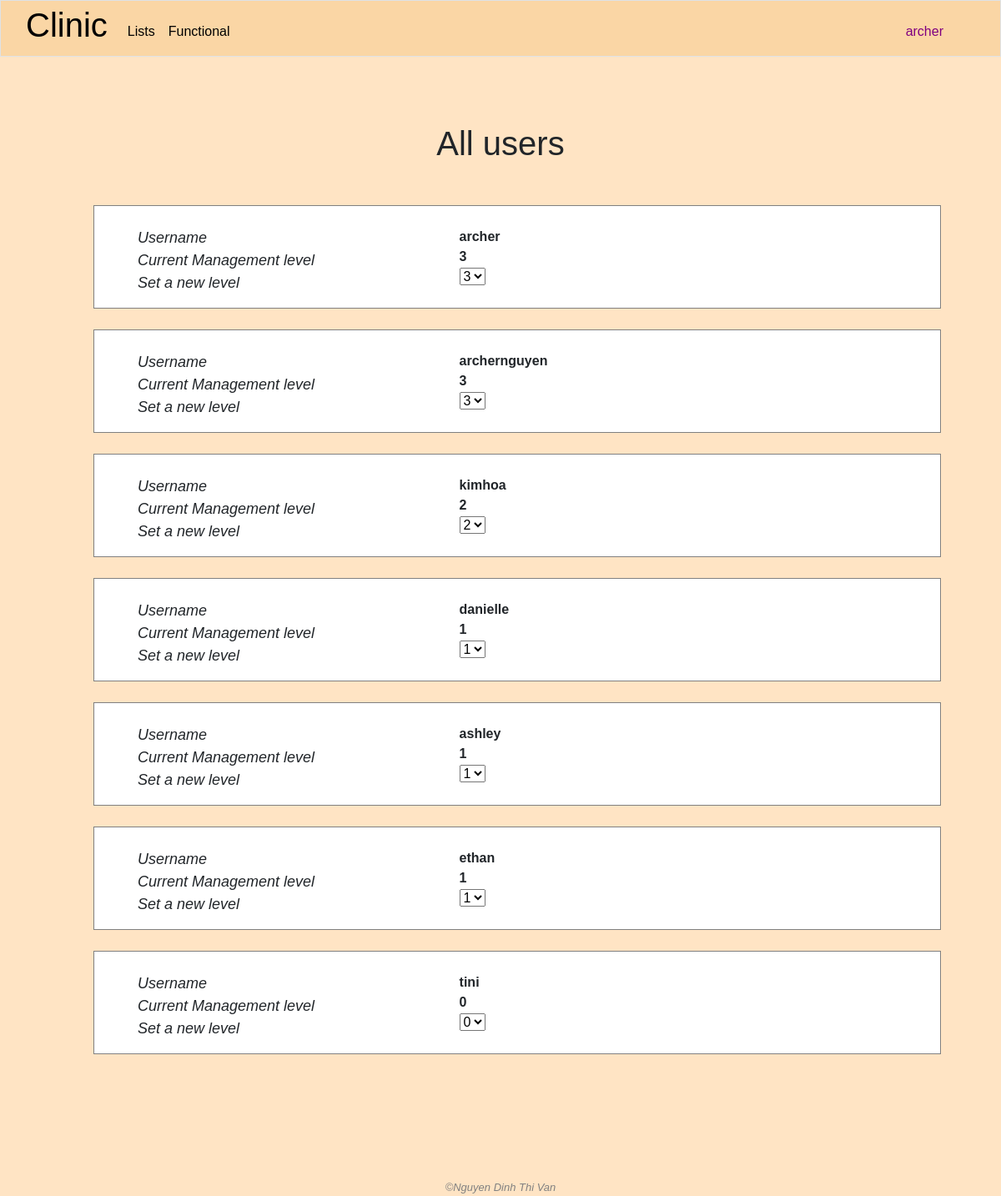
/authorize (signed in), run on the app's committed database.
### clinic/models.py (models this page shows)
class User(AbstractUser):
    class Level(models.IntegerChoices):
        LOW = 1
        MIDDLE = 2
        TOP = 3
    management_right_level = models.IntegerField(choices=Level.choices, blank=True, null=True)

### clinic/views.py (the view)
# urls.py: path('authorize', views.authorize, name='authorize'),
@login_required
@csrf_exempt
def authorize(request):
    if request.method == 'POST':
        if 'modify_user_right' not in user_right(request.user.management_right_level):
            return JsonResponse({'error': "You do not have rights to change user's level"}, status=400)
        data = json.loads(request.body)
        if data.get('new_level') is not None and data.get('chosen_user_id') is not None:
            user = User.objects.get(pk=data['chosen_user_id'])
            user.management_right_level = data['new_level']
            user.save()
            return JsonResponse({'message': 'Level changed'})
        else:
            return JsonResponse({'message': 'Nothing changed'})
    else:
        if 'read_user_right' not in user_right(request.user.management_right_level):
            request.session['nay_message'] = "You don't have the right to visit this page"
            return HttpResponseRedirect(reverse('index'))
        modify_right = 'modify_user_right' in user_right(request.user.management_right_level)
        data_users = User.objects.all()
        return render(request, "clinic/authorize.html", {
            "data_users": data_users,
            "levels": [1, 2, 3],
            "modify_right": modify_right
        })

### clinic/templates/clinic/authorize.html (shortened to what this page needs)
{% extends "clinic/layout.html" %}
{% load static %}
{% block main %}
    <h1 class="text-center">
        All users
    </h1>
    <div class="container">
        {% for data_user in data_users %}
            <div class="user-info" id="user{{ data_user.id }}">
                <div class="field-name">
                    <ul class="no-bullet">
                        <li><i class="i-left">Username</i></li>
                        <li><i class="i-left">Current Management level</i></li>
                        <li><i class="i-left">Set a new level</i></li>
                    </ul>
                </div>
                <div class="field-value">
                    <ul class="no-bullet">
                        <li><strong>{{ data_user.username }}</strong></li>
                        <li><strong class="current-level">{{ data_user.management_right_level }}</strong></li>
                        <li>
                            <select class="level">
                                <option selected value="{{ data_user.management_right_level }}">{{ data_user.management_right_level }}</option>
                            </select>
                        </li>
                    </ul>
                </div>
            </div>
        {% endfor %}
    </div>
{% endblock %}

### clinic/templates/clinic/layout.html (shortened to what this page needs)
{% load static %}
<!DOCTYPE html>
<html lang="en">
    <head>
        <link rel="stylesheet" href="https://cdnjs.cloudflare.com/ajax/libs/font-awesome/4.7.0/css/font-awesome.min.css">
        <link rel="stylesheet" href="{% static 'clinic/bootstrap.css' %}">
        <link rel="stylesheet" href="{% static 'clinic/styles.css' %}">
    </head>
    <body>
        <nav class="navbar navbar-expand-lg navbar-custom border">
            <a class="navbar-brand" href="{% url 'index' %}"><span><h1>Clinic</h1></span></a>
            <div class="collapse navbar-collapse" id="navbar">
                <ul class="navbar-nav me-auto mt-2">
                    <li class="nav-item">
                        <div class="dropdown">
                            <button class="nav-link active" type="button" id="dropdownMenuButton3" data-bs-toggle="dropdown" aria-expanded="false">
                                Lists
                            </button>
                        </div>
                    </li>
                    {% if user.is_authenticated %}
                        <li class="nav-item">
                            <a class="nav-link active">
                                Functional
                            </a>
                        </li>
                    {% endif %}
                </ul>
                <ul class="navbar-nav ms-auto mt-2">
                    {% if user.is_authenticated %}
                        <li class="nav-item">
                            <div class="dropdown">
                                <button class="nav-link active" style="color: purple;" type="button" id="dropdownMenuButton2" data-bs-toggle="dropdown" aria-expanded="false">
                                    {{ user.username }}
                                </button>
                            </div>
                        </li>
                    {% else %}
                        <li class="nav-item">
                            <a class="nav-link active" href="{% url 'login' %}">
                                Log in
                            </a>
                        </li>
                    {% endif %}
                </ul>
            </div>
        </nav>
        <main>{% block main %}{% endblock %}</main>
        <footer class="text-center">
            &#169;Nguyen Dinh Thi Van
        </footer>
    </body>
</html>

### clinic/static/clinic/styles.css (style rules this page uses)
body { font-family: sans-serif; }
body { color: auto; background-color: bisque; }
main { min-height: 40vh; }
footer { margin-top: 150px; font-family: sans-serif; font-size: 13px; font-style: italic; color: grey; }
.navbar-custom { padding: 0 60px 0 30px; background: #FAD6A5; margin-bottom: 30px; }
.container { margin: 50px 0; }
.i-left { font-size: 18px; margin: 10px 20px; }
.no-bullet { list-style-type: none; }
.user-info { display: grid; grid-template-columns: 40% auto; margin-top: 25px; margin-left: 100px; padding-top: 25px; border: 1px solid grey; background-color: white; }

### data on the page
User: username "archer", management_right_level "3"
User: username "archernguyen", management_right_level "3"
User: username "kimhoa", management_right_level "2"
User: username "danielle", management_right_level "1"
User: username "ashley", management_right_level "1"
User: username "ethan", management_right_level "1"
User: username "tini", management_right_level "0"
